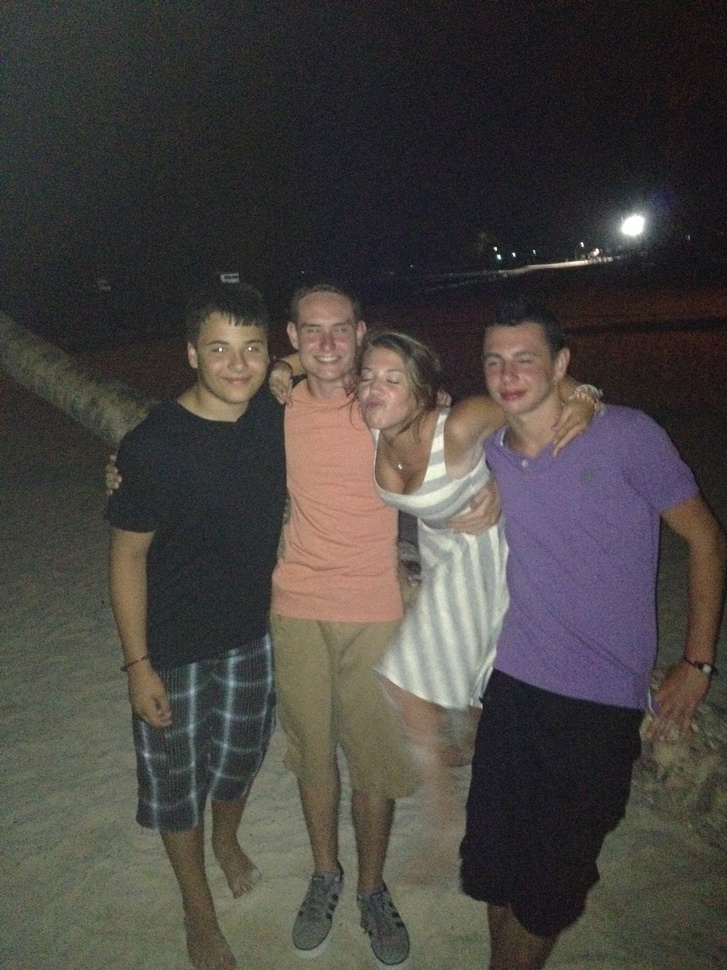
#> input picture uploads/images/project_pics/2012-08-10_23.37.45.jpg, 727 x 970 px, shrunk from 2448 x 3264 before the run
$ python pilprint.py ../uploads/images/project_pics/2012-08-10_23.37.45.jpg
#> lines starting #> are read from the running program, lines starting #| are printed output that depends on the picture
#!/Users/Jon/webapps/layers/bin/python
#
# The Python Imaging Library.
# $Id$
#
# print image files to postscript printer
#
# History:
# 0.1   1996-04-20 fl   Created
# 0.2   1996-10-04 fl   Use draft mode when converting.
# 0.3   2003-05-06 fl   Fixed a typo or two.
#

from __future__ import print_function

VERSION = "pilprint 0.3/2003-05-05"

from PIL import Image
from PIL import PSDraw

letter = ( 1.0*72, 1.0*72, 7.5*72, 10.0*72 )

def description(file, image):
    import os
    title = os.path.splitext(os.path.split(file)[1])[0]
    format = " (%dx%d "
    if image.format:
        format = " (" + image.format + " %dx%d "
    return title + format % image.size + image.mode + ")"

import getopt, os, sys

if len(sys.argv) == 1:
    print("PIL Print 0.2a1/96-10-04 -- print image files")
    print("Usage: pilprint files...")
    print("Options:")
    print("  -c            colour printer (default is monochrome)")
    print("  -p            print via lpr (default is stdout)")
    print("  -P <printer>  same as -p but use given printer")
    sys.exit(1)

try:
    opt, argv = getopt.getopt(sys.argv[1:], "cdpP:")
except getopt.error as v:
    print(v)
    sys.exit(1)

printer = None # print to stdout
monochrome = 1 # reduce file size for most common case

for o, a in opt:
    if o == "-d":
        # debug: show available drivers
        Image.init()
        print(Image.ID)
        sys.exit(1)
    elif o == "-c":
        # colour printer
        monochrome = 0
    elif o == "-p":
        # default printer channel
        printer = "lpr"
    elif o == "-P":
        # printer channel
        printer = "lpr -P%s" % a

for file in argv:
    try:

        im = Image.open(file)
#> im is the input picture: PIL image 727x970 RGB; mean R, G, B 72.6, 68.5, 65

        title = description(file, im)
#> title = '2012-08-10_23.37.45 (JPEG 727x970 RGB)'

        if monochrome and im.mode not in ["1", "L"]:
            im.draft("L", im.size)
            im = im.convert("L")
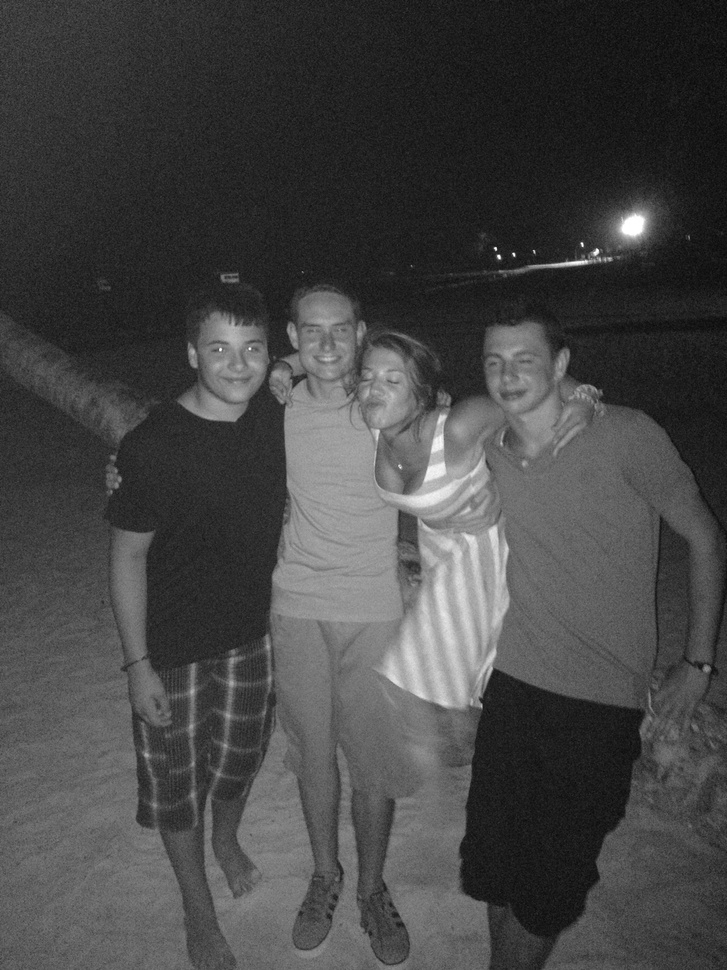
#> im: PIL image 727x970 L; min 6, max 255, mean 69.3

        if printer:
            fp = os.popen(printer, "w")
        else:
            fp = sys.stdout

        ps = PSDraw.PSDraw(fp)

        ps.begin_document()
        ps.setfont("Helvetica-Narrow-Bold", 18)
        ps.text((letter[0], letter[3]+24), title)
        ps.setfont("Helvetica-Narrow-Bold", 8)
        ps.text((letter[0], letter[1]-30), VERSION)
        ps.image(letter, im)
        ps.end_document()

    except:
        print("cannot print image", end=' ')
        print("(%s:%s)" % (sys.exc_info()[0], sys.exc_info()[1]))

$ run again, on uploads/images/project_pics/2012-10-20_16.37.43.jpg
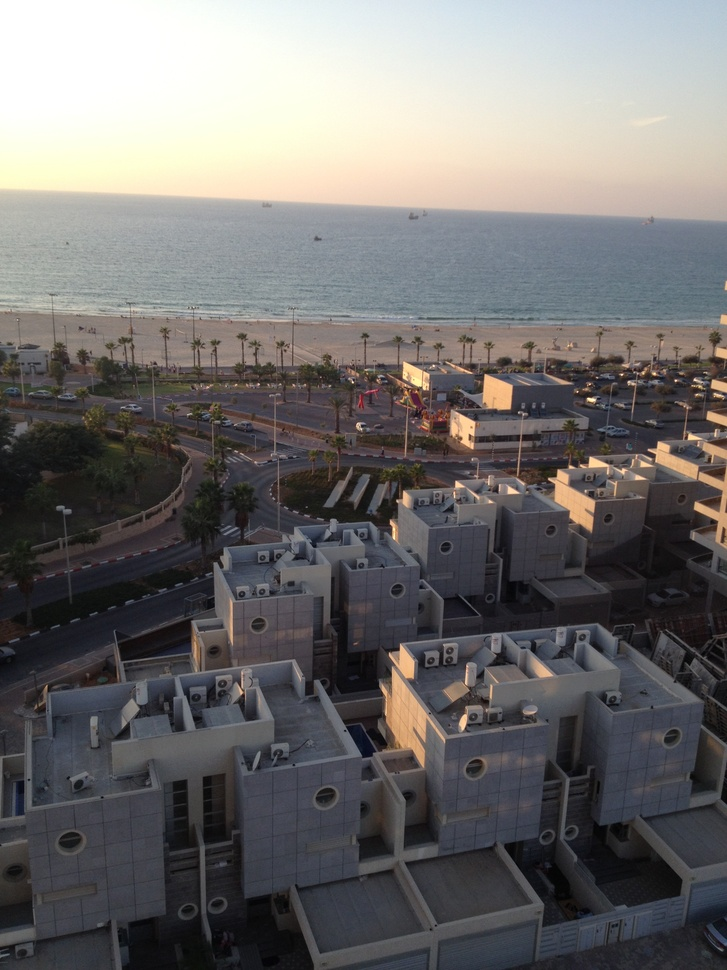
#> input picture uploads/images/project_pics/2012-10-20_16.37.43.jpg, 727 x 970 px, shrunk from 2448 x 3264 before the run
#> im is the input picture: PIL image 727x970 RGB; mean R, G, B 111.6, 109.5, 109.1
#> title = '2012-10-20_16.37.43 (JPEG 727x970 RGB)'
#> `im = im.convert("L")`:
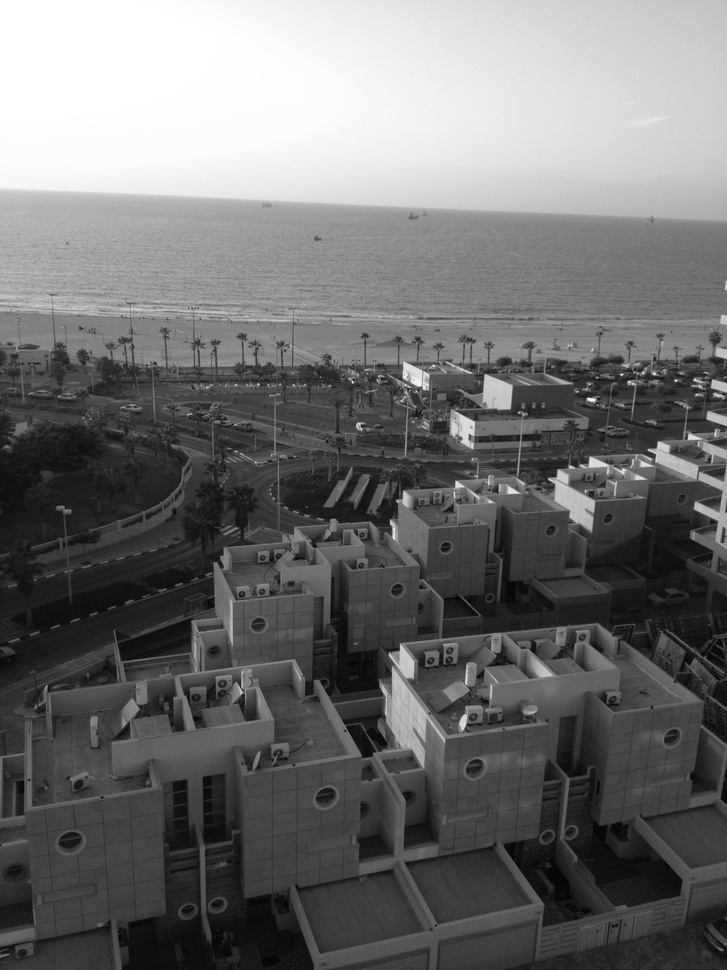
#> im: PIL image 727x970 L; min 1, max 255, mean 110.1
